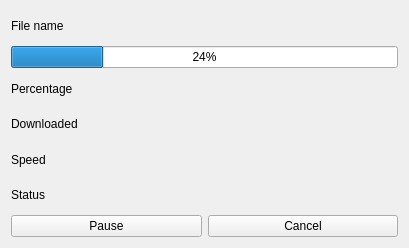
<?xml version="1.0" encoding="UTF-8"?>
<ui version="4.0">
 <class>DownloadItemWidgetClass</class>
 <widget class="QWidget" name="DownloadItemWidgetClass">
  <property name="geometry">
   <rect>
    <x>0</x>
    <y>0</y>
    <width>409</width>
    <height>248</height>
   </rect>
  </property>
  <property name="windowTitle">
   <string>DownloadItemWidget</string>
  </property>
  <layout class="QHBoxLayout" name="horizontalLayout_2">
   <item>
    <layout class="QVBoxLayout" name="verticalLayout">
     <item>
      <widget class="QLabel" name="lblFileName">
       <property name="text">
        <string>File name</string>
       </property>
      </widget>
     </item>
     <item>
      <widget class="QProgressBar" name="progressBar">
       <property name="value">
        <number>24</number>
       </property>
      </widget>
     </item>
     <item>
      <widget class="QLabel" name="lblPercent">
       <property name="text">
        <string>Percentage</string>
       </property>
      </widget>
     </item>
     <item>
      <widget class="QLabel" name="lblDownloaded">
       <property name="text">
        <string>Downloaded</string>
       </property>
      </widget>
     </item>
     <item>
      <widget class="QLabel" name="lblSpeed">
       <property name="text">
        <string>Speed</string>
       </property>
      </widget>
     </item>
     <item>
      <widget class="QLabel" name="lblStatus">
       <property name="text">
        <string>Status</string>
       </property>
      </widget>
     </item>
     <item>
      <layout class="QHBoxLayout" name="horizontalLayout">
       <item>
        <widget class="QPushButton" name="btnPause">
         <property name="text">
          <string>Pause</string>
         </property>
        </widget>
       </item>
       <item>
        <widget class="QPushButton" name="btnCancel">
         <property name="text">
          <string>Cancel</string>
         </property>
        </widget>
       </item>
      </layout>
     </item>
    </layout>
   </item>
  </layout>
 </widget>
 <layoutdefault spacing="6" margin="11"/>
 <resources/>
 <connections/>
</ui>
